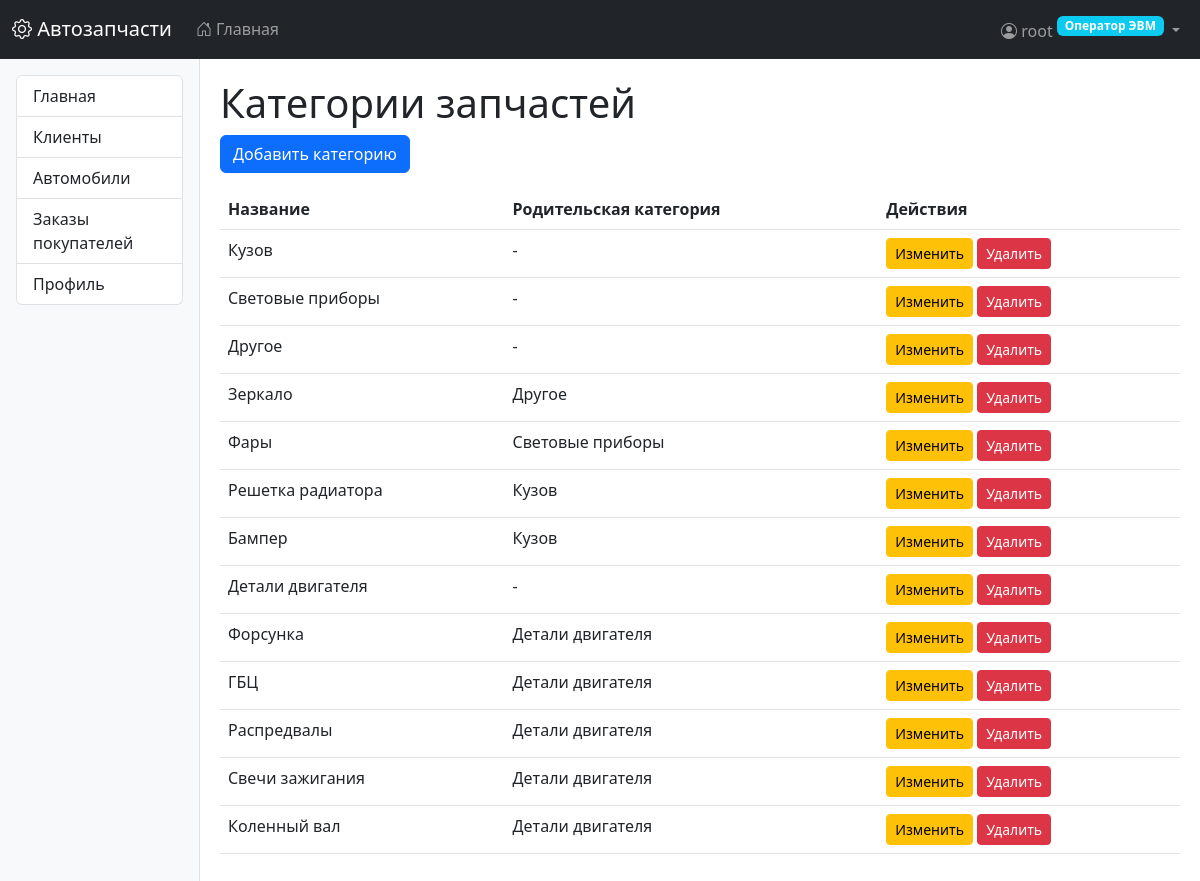
/parts/categories/ (signed in), run on the app's committed database.
### users/models.py (models this page shows, shortened)
class CustomUser(AbstractUser):
    class Role(models.TextChoices):
        OPERATOR = 'operator', _('Оператор ЭВМ')
        PARTS_MANAGER = 'parts_manager', _('Менеджер по деталям')
        ORDERS_MANAGER = 'orders_manager', _('Менеджер по заказам')
        SUPPLY_MANAGER = 'supply_manager', _('Менеджер по поставкам')
        STOREKEEPER = 'storekeeper', _('Кладовщик')
        DELIVERY_MANAGER = 'delivery_manager', _('Начальник службы доставки')
        DRIVER = 'driver', _('Водитель службы доставки')
    role = models.CharField(
        max_length=20,
        choices=Role.choices,
        default=Role.OPERATOR,
        verbose_name=_('Роль')
    )
    phone = models.CharField(max_length=20, blank=True, null=True, verbose_name=_('Телефон'))
    address = models.TextField(blank=True, null=True, verbose_name=_('Адрес'))
    delivery_preference = models.BooleanField(
        default=False,
        verbose_name=_('Требуется доставка')
    )
    groups = models.ManyToManyField(
        Group,
        verbose_name=_('Группы'),
        blank=True,
        related_name="custom_user_set",
        related_query_name="custom_user",
    )
    user_permissions = models.ManyToManyField(
        Permission,
        verbose_name=_('Права пользователя'),
        blank=True,
        related_name="custom_user_set",
        related_query_name="custom_user",
    )
    class Meta:
        verbose_name = _('Пользователь')
        verbose_name_plural = _('Пользователи')

### parts/models.py (models this page shows, shortened)
class PartCategory(models.Model):
    name = models.CharField('Название категории', max_length=100, unique=True)
    parent = models.ForeignKey(
        'self',
        on_delete=models.CASCADE,
        null=True,
        blank=True,
        related_name='children',
        verbose_name='Родительская категория'
    )
    class Meta:
        verbose_name = 'Категория запчастей'
        verbose_name_plural = 'Категории запчастей'

### parts/views.py (the view)
# urls.py: path('categories/', views.PartCategoryListView.as_view(), name='category_list'),
class PartCategoryListView(LoginRequiredMixin, RoleRequiredMixin, ListView):
    model = PartCategory
    template_name = 'parts/category_list.html'
    context_object_name = 'categories'
    allowed_roles = ['parts_manager']

### core/mixins.py (called while the page is built)
    def test_func(self):
        if not self.request.user.is_authenticated:
            return False
        if self.request.user.is_superuser:
            return True
        if self.request.user.role in self.allowed_roles:
            return True
        raise PermissionDenied("У вас нет прав для доступа к этой странице")

### templates/parts/category_list.html
{% extends "base.html" %}
{% block content %}
<h1>Категории запчастей</h1>
<a href="{% url 'category_create' %}" class="btn btn-primary">Добавить категорию</a>
<table class="table mt-3">
    <thead>
        <tr>
            <th>Название</th>
            <th>Родительская категория</th>
            <th>Действия</th>
        </tr>
    </thead>
    <tbody>
        {% for category in categories %}
        <tr>
            <td>{{ category.name }}</td>
            <td>{{ category.parent.name|default:"-" }}</td>
            <td>
                <a href="{% url 'category_update' category.pk %}" class="btn btn-sm btn-warning">Изменить</a>
                <a href="{% url 'category_delete' category.pk %}" class="btn btn-sm btn-danger">Удалить</a>
            </td>
        </tr>
        {% empty %}
        <tr>
            <td colspan="3">Нет категорий</td>
        </tr>
        {% endfor %}
    </tbody>
</table>
{% endblock %}

### templates/base.html (shortened to what this page needs)
<!DOCTYPE html>
<html lang="ru">
<head>
    <link href="https://cdn.jsdelivr.net/npm/bootstrap@5.3.0/dist/css/bootstrap.min.css" rel="stylesheet">
    <link rel="stylesheet" href="https://cdn.jsdelivr.net/npm/bootstrap-icons@1.10.0/font/bootstrap-icons.css">
</head>
<body>
    <nav class="navbar navbar-expand-lg navbar-dark bg-dark">
        <div class="container-fluid">
            <a class="navbar-brand" href="{% url 'home' %}">
                <i class="bi bi-gear"></i> Автозапчасти
            </a>
            <div class="collapse navbar-collapse" id="navbarMain">
                <ul class="navbar-nav me-auto">
                    <li class="nav-item">
                        <a class="nav-link" href="{% url 'home' %}">
                            <i class="bi bi-house-door"></i> Главная
                        </a>
                    </li>
                </ul>
                <ul class="navbar-nav ms-auto">
                    {% if user.is_authenticated %}
                    <li class="nav-item dropdown">
                        <a class="nav-link dropdown-toggle" href="#" role="button" data-bs-toggle="dropdown">
                            <i class="bi bi-person-circle"></i>
                            {{ user.get_full_name|default:user.username }}
                            <span class="badge bg-info role-badge">{{ user.get_role_display }}</span>
                        </a>
                    </li>
                    {% else %}
                    <li class="nav-item">
                        <a class="nav-link" href="{% url 'login' %}">
                            <i class="bi bi-box-arrow-in-right"></i> Войти
                        </a>
                    </li>
                    {% endif %}
                </ul>
            </div>
        </div>
    </nav>
    <div class="container-fluid">
        <div class="row">
            {% if user.is_authenticated %}
            <div class="col-md-2 sidebar p-3">
                <div class="list-group">
                    {% for item in menu_items %}
                    <a href="{{ item.url }}" class="list-group-item list-group-item-action">
                        {{ item.title }}
                    </a>
                    {% endfor %}
                </div>
            </div>
            <div class="col-md-10 main-content">
            {% else %}
            <div class="col-12 main-content">
            {% endif %}
                {% block content %}{% endblock %}
            </div>
        </div>
    </div>
</body>
</html>

### templates/base.html (style rules this page uses)
.sidebar { min-height: calc(100vh - 56px); background-color: #f8f9fa; border-right: 1px solid #dee2e6; }
.main-content { padding: 20px; }
.role-badge { font-size: 0.75rem; vertical-align: super; }

### data on the page
CustomUser: get_full_name "root", role "Оператор ЭВМ"
PartCategory: name "Кузов", parent.name "-"
PartCategory: name "Световые приборы", parent.name "-"
PartCategory: name "Другое", parent.name "-"
PartCategory: name "Зеркало", parent.name "Другое"
PartCategory: name "Фары", parent.name "Световые приборы"
PartCategory: name "Решетка радиатора", parent.name "Кузов"
PartCategory: name "Бампер", parent.name "Кузов"
PartCategory: name "Детали двигателя", parent.name "-"
PartCategory: name "Форсунка", parent.name "Детали двигателя"
PartCategory: name "ГБЦ", parent.name "Детали двигателя"
PartCategory: name "Распредвалы", parent.name "Детали двигателя"
PartCategory: name "Свечи зажигания", parent.name "Детали двигателя"
PartCategory: name "Коленный вал", parent.name "Детали двигателя"

### other printed values
{{ item.title }} "Главная" "Клиенты" "Автомобили" "Заказы покупателей" "Профиль"
